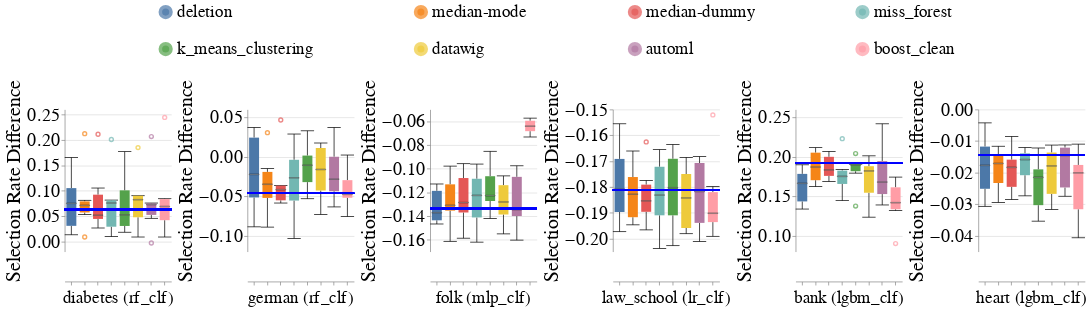

Notebook source saved alongside this figure:
### Code cell
create_box_plots_for_diff_imputers_and_datasets(train_injection_scenario='MNAR3',
                                                test_injection_scenario='MNAR3',
                                                dataset_to_group=DATASETS_SENSITIVE_ATTRS,
                                                metric_name='Selection_Rate_Difference',
                                                db_client=db_client)

### Figure 1 — Vega-Lite specification as saved in the notebook (floating-point values rounded to 4 significant figures; data arrays with more than 128 entries replaced by an {"elided": "..."} marker saying what was removed)
{"config": {"view": {"continuousWidth": 400, "continuousHeight": 300, "stroke": null}, "axis": {"labelFontSize": 26, "labelFontWeight": "normal", "titleFontSize": 28, "titleFontWeight": "normal"}, "facet": {"spacing": 5}, "header": {"labelFontSize": 24, "labelOrient": "bottom", "labelPadding": 5, "titleFontSize": 28}, "legend": {"columns": 4, "direction": "horizontal", "labelFontSize": 24, "labelLimit": 400, "orient": "top", "symbolOffset": 130, "symbolStrokeWidth": 10, "titleAnchor": "middle", "titleFontSize": 26, "titleLimit": 300}, "title": {"fontSize": 28}}, "data": {"name": "data-ffed8e36e8d567dd13b6d5848e6a0c43"}, "facet": {"column": {"field": "Dataset_Name_With_Model_Name", "sort": {"field": "Dataset_Sequence_Number", "order": "ascending"}, "title": null, "type": "nominal"}}, "spec": {"layer": [{"mark": {"type": "boxplot", "median": {"stroke": "black", "strokeWidth": 0.7}, "ticks": true}, "encoding": {"color": {"field": "Null_Imputer_Name", "sort": ["deletion", "median-mode", "median-dummy", "miss_forest", "k_means_clustering", "datawig", "automl", "boost_clean"], "title": null, "type": "nominal"}, "x": {"axis": {"labels": false}, "field": "Null_Imputer_Name", "sort": ["deletion", "median-mode", "median-dummy", "miss_forest", "k_means_clustering", "datawig", "automl", "boost_clean"], "title": null, "type": "nominal"}, "y": {"field": "Metric_Value", "scale": {"zero": false}, "title": "Selection Rate Difference", "type": "quantitative"}}}, {"mark": "rule", "encoding": {"color": {"value": "blue"}, "size": {"value": 2}, "y": {"field": "Baseline_Median", "type": "quantitative"}}}], "height": 200, "width": 150}, "resolve": {"scale": {"y": "independent"}}, "$schema": "https://vega.github.io/schema/vega-lite/v4.17.0.json", "datasets": {"data-ffed8e36e8d567dd13b6d5848e6a0c43": {"elided": "288 records"}}}
